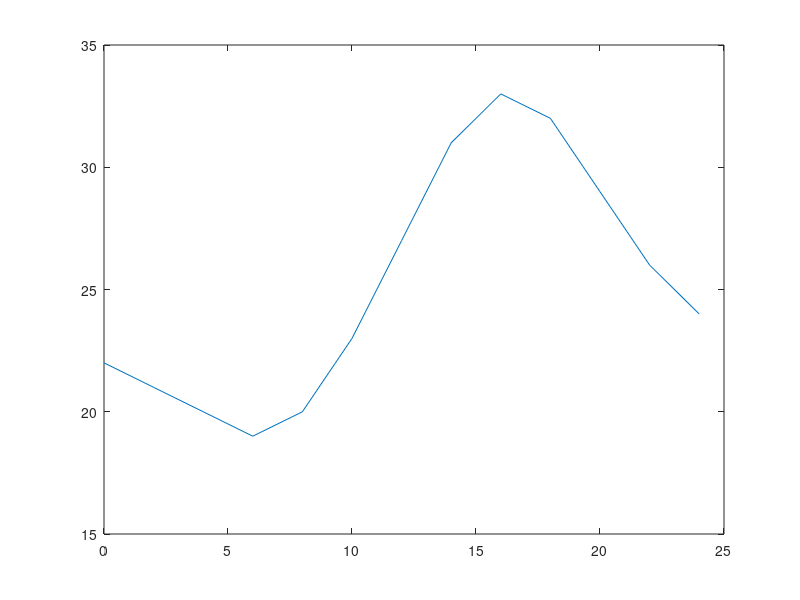

Source code (MATLAB):
% Skripta za ucitvanje podataka
%  i crtanje grafa

% Prvo ucitavam podatke iz temperatura.txt
podaci = load ('temperatura.txt');

% prva kolona = vrijeme
t = podaci(:,1);

% druga kolona = temperatura
temp = podaci(:,2);

% PODCI UCITANI!!!
% SADA CRTAM GRAF

plot(t,temp)
hold on; 